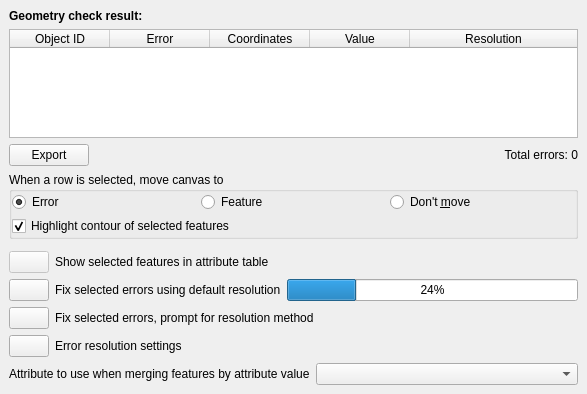
<?xml version="1.0" encoding="UTF-8"?>
<ui version="4.0">
 <class>QgsGeometryCheckerResultTab</class>
 <widget class="QWidget" name="QgsGeometryCheckerResultTab">
  <property name="geometry">
   <rect>
    <x>0</x>
    <y>0</y>
    <width>587</width>
    <height>394</height>
   </rect>
  </property>
  <property name="windowTitle">
   <string>Form</string>
  </property>
  <layout class="QGridLayout" name="gridLayout_4">
   <property name="leftMargin">
    <number>0</number>
   </property>
   <property name="topMargin">
    <number>0</number>
   </property>
   <property name="rightMargin">
    <number>0</number>
   </property>
   <property name="bottomMargin">
    <number>0</number>
   </property>
   <item row="0" column="0">
    <widget class="QScrollArea" name="scrollArea">
     <property name="frameShape">
      <enum>QFrame::NoFrame</enum>
     </property>
     <property name="widgetResizable">
      <bool>true</bool>
     </property>
     <widget class="QWidget" name="scrollAreaWidgetContents">
      <property name="geometry">
       <rect>
        <x>0</x>
        <y>0</y>
        <width>571</width>
        <height>395</height>
       </rect>
      </property>
      <layout class="QGridLayout" name="gridLayout_3">
       <item row="0" column="0">
        <widget class="QLabel" name="labelResultTitle">
         <property name="text">
          <string>&lt;b&gt;Geometry check result:&lt;/b&gt;</string>
         </property>
        </widget>
       </item>
       <item row="1" column="0">
        <widget class="QTableWidget" name="tableWidgetErrors">
         <property name="editTriggers">
          <set>QAbstractItemView::NoEditTriggers</set>
         </property>
         <property name="selectionMode">
          <enum>QAbstractItemView::ExtendedSelection</enum>
         </property>
         <property name="selectionBehavior">
          <enum>QAbstractItemView::SelectRows</enum>
         </property>
         <property name="sortingEnabled">
          <bool>true</bool>
         </property>
         <attribute name="horizontalHeaderShowSortIndicator" stdset="0">
          <bool>true</bool>
         </attribute>
         <attribute name="horizontalHeaderStretchLastSection">
          <bool>true</bool>
         </attribute>
         <attribute name="verticalHeaderVisible">
          <bool>false</bool>
         </attribute>
         <column>
          <property name="text">
           <string>Object ID</string>
          </property>
         </column>
         <column>
          <property name="text">
           <string>Error</string>
          </property>
         </column>
         <column>
          <property name="text">
           <string>Coordinates</string>
          </property>
         </column>
         <column>
          <property name="text">
           <string>Value</string>
          </property>
         </column>
         <column>
          <property name="text">
           <string>Resolution</string>
          </property>
         </column>
        </widget>
       </item>
       <item row="2" column="0">
        <widget class="QWidget" name="widget" native="true">
         <layout class="QHBoxLayout" name="horizontalLayout_3">
          <property name="spacing">
           <number>0</number>
          </property>
          <property name="leftMargin">
           <number>0</number>
          </property>
          <property name="topMargin">
           <number>0</number>
          </property>
          <property name="rightMargin">
           <number>0</number>
          </property>
          <property name="bottomMargin">
           <number>0</number>
          </property>
          <item>
           <widget class="QPushButton" name="pushButtonExport">
            <property name="text">
             <string>Export</string>
            </property>
           </widget>
          </item>
          <item>
           <spacer name="horizontalSpacer">
            <property name="orientation">
             <enum>Qt::Horizontal</enum>
            </property>
            <property name="sizeHint" stdset="0">
             <size>
              <width>280</width>
              <height>20</height>
             </size>
            </property>
           </spacer>
          </item>
          <item>
           <widget class="QLabel" name="labelErrorCount">
            <property name="text">
             <string>Total errors: 0</string>
            </property>
            <property name="alignment">
             <set>Qt::AlignRight|Qt::AlignTrailing|Qt::AlignVCenter</set>
            </property>
           </widget>
          </item>
         </layout>
        </widget>
       </item>
       <item row="3" column="0">
        <widget class="QGroupBox" name="groupBoxRowSelectionBehaviour">
         <property name="title">
          <string>When a row is selected, move canvas to</string>
         </property>
         <property name="flat">
          <bool>true</bool>
         </property>
         <layout class="QGridLayout" name="gridLayout_2">
          <property name="leftMargin">
           <number>0</number>
          </property>
          <property name="topMargin">
           <number>0</number>
          </property>
          <property name="rightMargin">
           <number>0</number>
          </property>
          <property name="bottomMargin">
           <number>0</number>
          </property>
          <property name="spacing">
           <number>4</number>
          </property>
          <item row="0" column="1">
           <widget class="QRadioButton" name="radioButtonFeature">
            <property name="text">
             <string>Feature</string>
            </property>
            <attribute name="buttonGroup">
             <string notr="true">buttonGroupSelectAction</string>
            </attribute>
           </widget>
          </item>
          <item row="0" column="0">
           <widget class="QRadioButton" name="radioButtonError">
            <property name="text">
             <string>Error</string>
            </property>
            <property name="checkable">
             <bool>true</bool>
            </property>
            <property name="checked">
             <bool>true</bool>
            </property>
            <attribute name="buttonGroup">
             <string notr="true">buttonGroupSelectAction</string>
            </attribute>
           </widget>
          </item>
          <item row="0" column="2">
           <widget class="QRadioButton" name="radioButtonDontMove">
            <property name="text">
             <string>Don't &amp;move</string>
            </property>
            <attribute name="buttonGroup">
             <string notr="true">buttonGroupSelectAction</string>
            </attribute>
           </widget>
          </item>
          <item row="1" column="0" colspan="3">
           <widget class="QCheckBox" name="checkBoxHighlight">
            <property name="text">
             <string>Highlight contour of selected features</string>
            </property>
            <property name="checked">
             <bool>true</bool>
            </property>
           </widget>
          </item>
         </layout>
        </widget>
       </item>
       <item row="4" column="0">
        <widget class="QWidget" name="widgetRowSelectionBehaviour" native="true">
         <layout class="QHBoxLayout" name="horizontalLayout">
          <property name="spacing">
           <number>0</number>
          </property>
          <property name="leftMargin">
           <number>0</number>
          </property>
          <property name="topMargin">
           <number>0</number>
          </property>
          <property name="rightMargin">
           <number>0</number>
          </property>
          <property name="bottomMargin">
           <number>0</number>
          </property>
         </layout>
        </widget>
       </item>
       <item row="5" column="0">
        <widget class="QWidget" name="widgetFix" native="true">
         <property name="enabled">
          <bool>true</bool>
         </property>
         <layout class="QGridLayout" name="gridLayout">
          <property name="leftMargin">
           <number>0</number>
          </property>
          <property name="topMargin">
           <number>0</number>
          </property>
          <property name="rightMargin">
           <number>0</number>
          </property>
          <property name="bottomMargin">
           <number>0</number>
          </property>
          <item row="3" column="1">
           <widget class="QPushButton" name="pushButtonErrorResolutionSettings">
            <property name="sizePolicy">
             <sizepolicy hsizetype="Maximum" vsizetype="Fixed">
              <horstretch>0</horstretch>
              <verstretch>0</verstretch>
             </sizepolicy>
            </property>
            <property name="icon">
             <iconset resource="../../../../images/images.qrc">
              <normaloff>:/images/themes/default/mActionOptions.svg</normaloff>:/images/themes/default/mActionOptions.svg</iconset>
            </property>
           </widget>
          </item>
          <item row="2" column="1">
           <widget class="QPushButton" name="pushButtonFixWithPrompt">
            <property name="enabled">
             <bool>true</bool>
            </property>
            <property name="sizePolicy">
             <sizepolicy hsizetype="Maximum" vsizetype="Fixed">
              <horstretch>0</horstretch>
              <verstretch>0</verstretch>
             </sizepolicy>
            </property>
            <property name="icon">
             <iconset resource="../../../../images/images.qrc">
              <normaloff>:/images/themes/default/mActionCheckQgisVersion.png</normaloff>:/images/themes/default/mActionCheckQgisVersion.png</iconset>
            </property>
           </widget>
          </item>
          <item row="1" column="1">
           <widget class="QPushButton" name="pushButtonFixWithDefault">
            <property name="enabled">
             <bool>true</bool>
            </property>
            <property name="sizePolicy">
             <sizepolicy hsizetype="Maximum" vsizetype="Fixed">
              <horstretch>0</horstretch>
              <verstretch>0</verstretch>
             </sizepolicy>
            </property>
            <property name="icon">
             <iconset resource="../../../../images/images.qrc">
              <normaloff>:/images/themes/default/mActionCheckQgisVersion.png</normaloff>:/images/themes/default/mActionCheckQgisVersion.png</iconset>
            </property>
           </widget>
          </item>
          <item row="0" column="1">
           <widget class="QPushButton" name="pushButtonOpenAttributeTable">
            <property name="enabled">
             <bool>false</bool>
            </property>
            <property name="sizePolicy">
             <sizepolicy hsizetype="Maximum" vsizetype="Fixed">
              <horstretch>0</horstretch>
              <verstretch>0</verstretch>
             </sizepolicy>
            </property>
            <property name="icon">
             <iconset resource="../../../../images/images.qrc">
              <normaloff>:/images/themes/default/mActionFromSelectedFeature.png</normaloff>:/images/themes/default/mActionFromSelectedFeature.png</iconset>
            </property>
           </widget>
          </item>
          <item row="1" column="2">
           <widget class="QLabel" name="labelFixWithDefault">
            <property name="text">
             <string>Fix selected errors using default resolution</string>
            </property>
           </widget>
          </item>
          <item row="1" column="3">
           <widget class="QProgressBar" name="progressBarFixErrors">
            <property name="value">
             <number>24</number>
            </property>
           </widget>
          </item>
          <item row="2" column="2" colspan="2">
           <widget class="QLabel" name="labelFixWithPrompt">
            <property name="text">
             <string>Fix selected errors, prompt for resolution method</string>
            </property>
           </widget>
          </item>
          <item row="3" column="2" colspan="2">
           <widget class="QLabel" name="labelErrorResolutionSettings">
            <property name="text">
             <string>Error resolution settings</string>
            </property>
           </widget>
          </item>
          <item row="0" column="2" colspan="2">
           <widget class="QLabel" name="labelOpenAttributeTable">
            <property name="text">
             <string>Show selected features in attribute table</string>
            </property>
           </widget>
          </item>
         </layout>
        </widget>
       </item>
       <item row="6" column="0">
        <widget class="QWidget" name="widgetMergeAttribute" native="true">
         <layout class="QHBoxLayout" name="horizontalLayout_2">
          <property name="leftMargin">
           <number>0</number>
          </property>
          <property name="topMargin">
           <number>0</number>
          </property>
          <property name="rightMargin">
           <number>0</number>
          </property>
          <property name="bottomMargin">
           <number>0</number>
          </property>
          <item>
           <widget class="QLabel" name="labelMergeAttribute">
            <property name="text">
             <string>Attribute to use when merging features by attribute value</string>
            </property>
           </widget>
          </item>
          <item>
           <widget class="QComboBox" name="comboBoxMergeAttribute"/>
          </item>
         </layout>
        </widget>
       </item>
      </layout>
     </widget>
    </widget>
   </item>
  </layout>
 </widget>
 <tabstops>
  <tabstop>scrollArea</tabstop>
  <tabstop>tableWidgetErrors</tabstop>
  <tabstop>pushButtonExport</tabstop>
  <tabstop>radioButtonError</tabstop>
  <tabstop>radioButtonFeature</tabstop>
  <tabstop>radioButtonDontMove</tabstop>
  <tabstop>checkBoxHighlight</tabstop>
  <tabstop>pushButtonOpenAttributeTable</tabstop>
  <tabstop>pushButtonFixWithDefault</tabstop>
  <tabstop>pushButtonFixWithPrompt</tabstop>
  <tabstop>pushButtonErrorResolutionSettings</tabstop>
  <tabstop>comboBoxMergeAttribute</tabstop>
 </tabstops>
 <resources>
  <include location="../../../../images/images.qrc"/>
 </resources>
 <connections/>
 <buttongroups>
  <buttongroup name="buttonGroupSelectAction"/>
 </buttongroups>
</ui>
